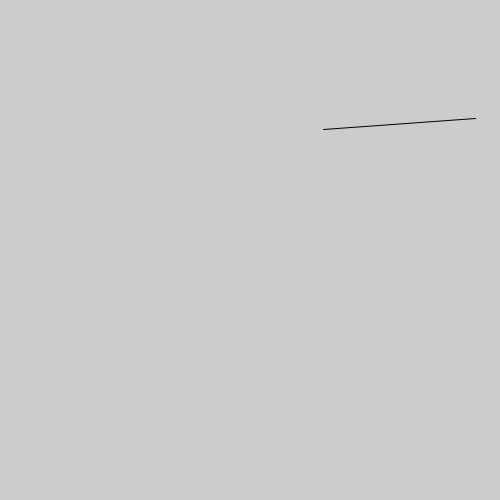
Frame 1 (no input)
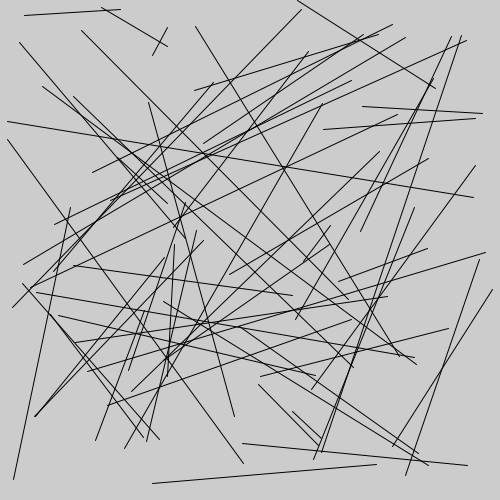
Frame 60 (the mouse pressed at the canvas centre just before this capture)
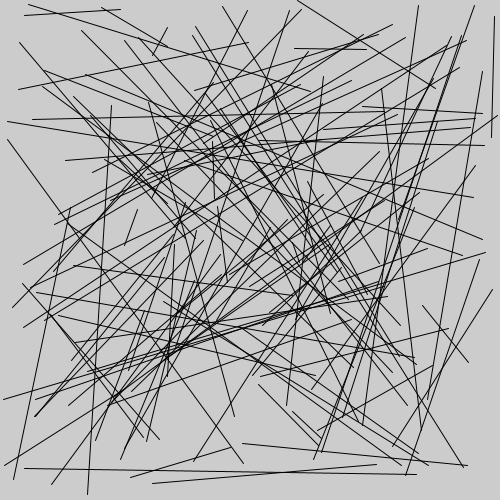
Frame 120 (the mouse held since frame 60 and released just before this capture)

The Processing sketch that drew these frames (run headless with seeded random() and noise(); from frame 60 on, the mouse is pressed at the canvas centre):

// Processing sketch: processing_1800
// ── processing_1800.pde

void setup(){
  size(500,500);
  println(width);
   println(height);

}
void draw(){
  rcc();
}










void rcc(){
     line(random(0,width),random(0,height), random(0,width),random(0,height));

}
  
